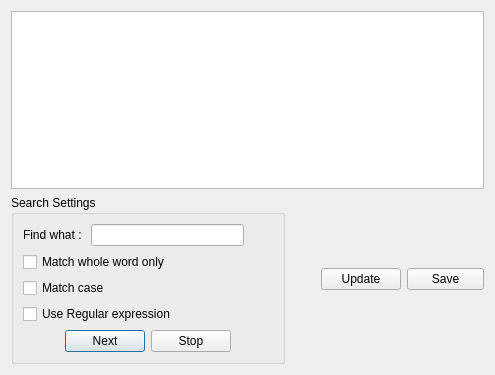
<?xml version="1.0" encoding="UTF-8"?>
<ui version="4.0">
 <class>_SwGuiCssDialogUI</class>
 <widget class="QDialog" name="_SwGuiCssDialogUI">
  <property name="geometry">
   <rect>
    <x>0</x>
    <y>0</y>
    <width>495</width>
    <height>375</height>
   </rect>
  </property>
  <property name="windowTitle">
   <string>Editor CSS</string>
  </property>
  <property name="windowIcon">
   <iconset resource="./_resources/SwGuiRsc.qrc">
    <normaloff>:/SwGui/editCSS.png</normaloff>:/SwGui/editCSS.png</iconset>
  </property>
  <property name="sizeGripEnabled">
   <bool>false</bool>
  </property>
  <layout class="QGridLayout" name="gridLayout">
   <item row="1" column="0">
    <layout class="QHBoxLayout" name="horizontalLayout">
     <item>
      <widget class="QGroupBox" name="GB_Search">
       <property name="title">
        <string>Search Settings</string>
       </property>
       <layout class="QGridLayout" name="gridLayout_2">
        <item row="0" column="0">
         <layout class="QHBoxLayout" name="horizontalLayout_2">
          <item>
           <widget class="QLabel" name="label">
            <property name="text">
             <string>Find what : </string>
            </property>
           </widget>
          </item>
          <item>
           <widget class="QLineEdit" name="LE_Search">
            <property name="minimumSize">
             <size>
              <width>153</width>
              <height>0</height>
             </size>
            </property>
           </widget>
          </item>
          <item>
           <spacer name="horizontalSpacer_2">
            <property name="orientation">
             <enum>Qt::Horizontal</enum>
            </property>
            <property name="sizeHint" stdset="0">
             <size>
              <width>40</width>
              <height>20</height>
             </size>
            </property>
           </spacer>
          </item>
         </layout>
        </item>
        <item row="1" column="0">
         <layout class="QHBoxLayout" name="horizontalLayout_3">
          <item>
           <layout class="QVBoxLayout" name="verticalLayout">
            <item>
             <widget class="QCheckBox" name="checkB_WO">
              <property name="text">
               <string>Match whole word only</string>
              </property>
             </widget>
            </item>
            <item>
             <widget class="QCheckBox" name="checkB_Case">
              <property name="text">
               <string>Match case</string>
              </property>
             </widget>
            </item>
            <item>
             <widget class="QCheckBox" name="checkB_Regx">
              <property name="text">
               <string>Use Regular expression</string>
              </property>
             </widget>
            </item>
           </layout>
          </item>
          <item>
           <spacer name="horizontalSpacer_3">
            <property name="orientation">
             <enum>Qt::Horizontal</enum>
            </property>
            <property name="sizeHint" stdset="0">
             <size>
              <width>40</width>
              <height>20</height>
             </size>
            </property>
           </spacer>
          </item>
         </layout>
        </item>
        <item row="2" column="0">
         <layout class="QHBoxLayout" name="horizontalLayout_4">
          <item>
           <spacer name="horizontalSpacer_4">
            <property name="orientation">
             <enum>Qt::Horizontal</enum>
            </property>
            <property name="sizeHint" stdset="0">
             <size>
              <width>40</width>
              <height>20</height>
             </size>
            </property>
           </spacer>
          </item>
          <item>
           <widget class="QPushButton" name="PB_Next">
            <property name="toolTip">
             <string>Find the next occurence of the text (F3)</string>
            </property>
            <property name="text">
             <string>Next</string>
            </property>
           </widget>
          </item>
          <item>
           <widget class="QPushButton" name="PB_StopSearch">
            <property name="toolTip">
             <string>Find the next occurence of the text (F3)</string>
            </property>
            <property name="text">
             <string>Stop</string>
            </property>
           </widget>
          </item>
          <item>
           <spacer name="horizontalSpacer_5">
            <property name="orientation">
             <enum>Qt::Horizontal</enum>
            </property>
            <property name="sizeHint" stdset="0">
             <size>
              <width>40</width>
              <height>20</height>
             </size>
            </property>
           </spacer>
          </item>
         </layout>
        </item>
       </layout>
      </widget>
     </item>
     <item>
      <spacer name="horizontalSpacer">
       <property name="orientation">
        <enum>Qt::Horizontal</enum>
       </property>
       <property name="sizeHint" stdset="0">
        <size>
         <width>40</width>
         <height>20</height>
        </size>
       </property>
      </spacer>
     </item>
     <item>
      <widget class="QPushButton" name="B_Update">
       <property name="text">
        <string>Update</string>
       </property>
       <property name="shortcut">
        <string>F5</string>
       </property>
      </widget>
     </item>
     <item>
      <widget class="QPushButton" name="B_Save">
       <property name="minimumSize">
        <size>
         <width>77</width>
         <height>0</height>
        </size>
       </property>
       <property name="toolTip">
        <string>ctrl + S</string>
       </property>
       <property name="text">
        <string>Save</string>
       </property>
       <property name="shortcut">
        <string>Ctrl+S</string>
       </property>
      </widget>
     </item>
    </layout>
   </item>
   <item row="0" column="0">
    <widget class="QTextEdit" name="textEdit">
     <property name="lineWrapMode">
      <enum>QTextEdit::WidgetWidth</enum>
     </property>
     <property name="tabStopWidth">
      <number>20</number>
     </property>
    </widget>
   </item>
  </layout>
 </widget>
 <resources>
  <include location="./_resources/SwGuiRsc.qrc"/>
 </resources>
 <connections/>
</ui>
